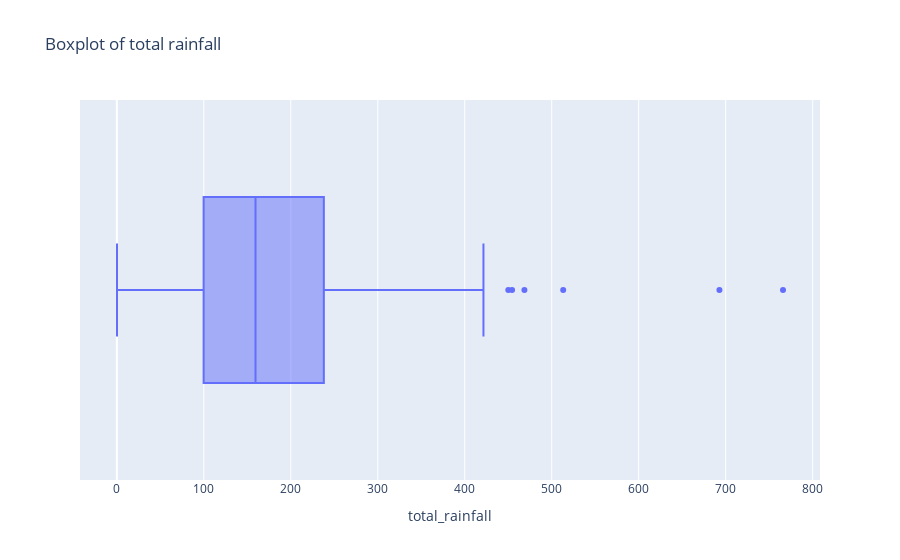

Notebook code cell kept with this figure:
### Markdown cell above
*Interpretation: By hovering over the boxplot, we can see the value of the lower and upper fences, as well as the quartiles. By hovering over the outliers, we can see that the two outliers are in the months of June and July 2020. This corresponds to the two outliers identified earlier.*

### Code cell
boxplt_rain = px.box(elec, x = 'total_rainfall', hover_data=["date"], title = 'Boxplot of total rainfall')
boxplt_rain.show()

### Figure 1 — Plotly figure (JSON) as saved in the notebook; plotly's stock layout.template omitted (floating-point values rounded to 4 significant figures; data arrays with more than 128 entries replaced by an {"elided": "..."} marker saying what was removed)
{"data": [{"alignmentgroup": "True", "customdata": {"elided": "210x1 str values"}, "hovertemplate": "total_rainfall=%{x}<br>date=%{customdata[0]}<extra></extra>", "legendgroup": "", "marker": {"color": "#636efa"}, "name": "", "notched": false, "offsetgroup": "", "orientation": "h", "showlegend": false, "type": "box", "x": {"elided": "210 float values"}, "x0": " ", "xaxis": "x", "y0": " ", "yaxis": "y"}], "layout": {"autosize": true, "boxmode": "group", "legend": {"tracegroupgap": 0}, "title": {"text": "Boxplot of total rainfall"}, "xaxis": {"anchor": "y", "autorange": true, "domain": [0, 1], "range": [-42.34, 808.4], "title": {"text": "total_rainfall"}, "type": "linear"}, "yaxis": {"anchor": "x", "autorange": true, "domain": [0, 1], "range": [-0.5, 0.5], "type": "category"}}}
